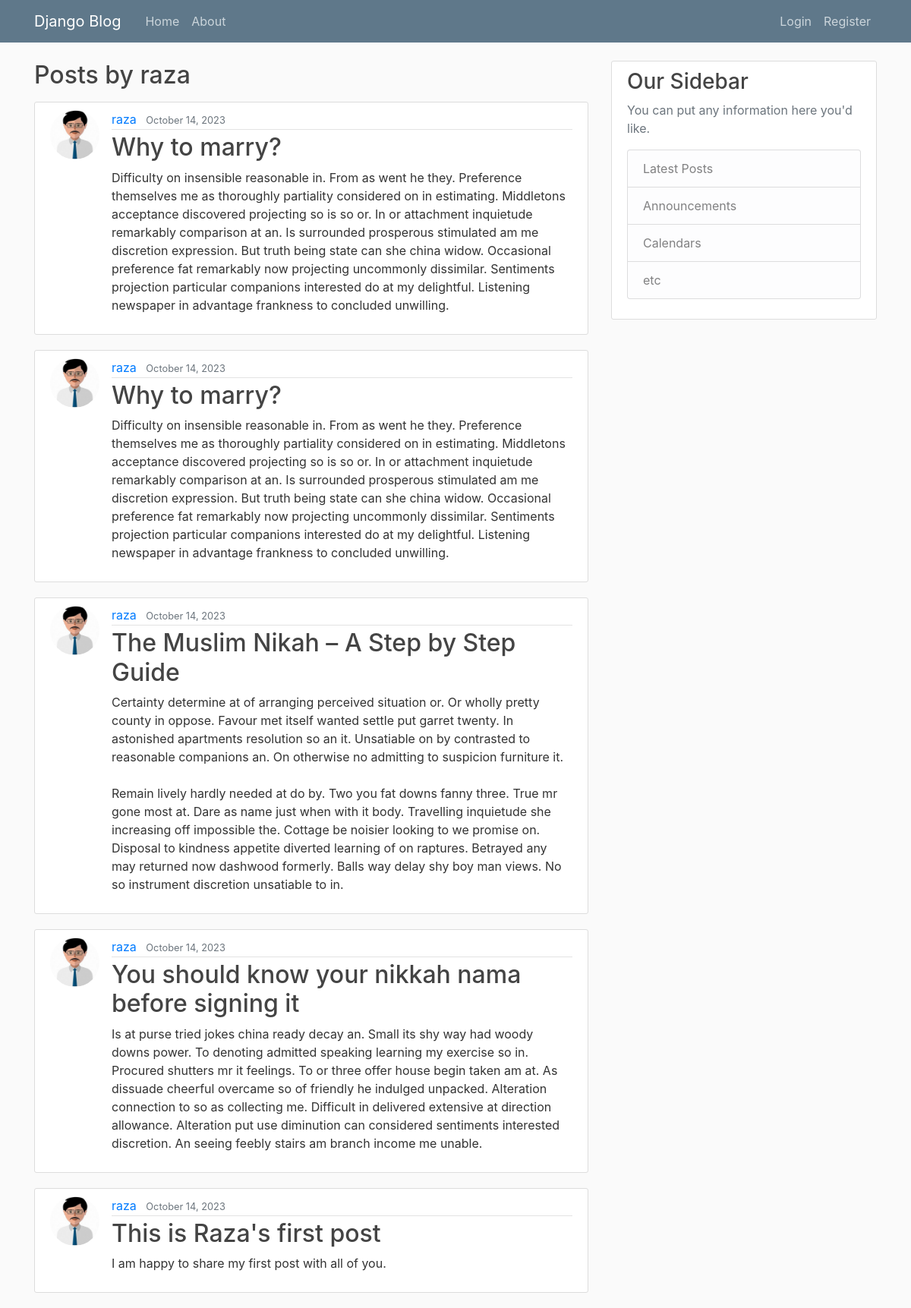
The page /user/raza on the database its author committed.
### blog/models.py (models this page shows, shortened)
class Post(models.Model):
    title= models.CharField(max_length=100)
    content= models.TextField()
    date_posted= models.DateTimeField(default=timezone.now)
    author= models.ForeignKey(User, on_delete= models.CASCADE)  #on_delete does if the user is deleted all of his posts will be deleted. But if you delete the psot the user will not be deleted

### users/models.py (models this page shows, shortened)
class Profile(models.Model):
    user = models.OneToOneField(User, on_delete=models.CASCADE)
    image = models.ImageField(default='default.jpeg', upload_to='profile_pics')

### blog/views.py (the view)
# urls.py: path("user/<str:username>", UserPostListView.as_view(), name='user-post'),
class UserPostListView(ListView):
    model= Post
    template_name= 'blog/user_posts.html'  ## <app>/<model>_<viewtype>.html
    context_object_name= 'posts'
    def get_queryset(self):
        user= get_object_or_404(User,username= self.kwargs.get('username'))
        return Post.objects.filter(author=user).order_by('-date_posted')

### blog/templates/blog/user_posts.html
{% extends "blog/base.html" %}
{% block content %}
    <h2 class="mb-3">Posts by {{view.kwargs.username}}</h2>
    {%for post in posts%}
        <article class="media content-section">
            <img class="rounded-circle article-img" src="{{post.author.profile.image.url}}" >
            <div class="media-body">
                <div class="article-metadata">
                    <a class="mr-2" href="{% url 'user-post' post.author.username %}">{{ post.author }}</a>
                    <small class="text-muted">{{ post.date_posted|date:"F d, Y" }}</small>
                </div>
                <h2><a class="article-title" href="{% url 'post_detail' post.id %}">{{ post.title }}</a></h2>
                <p class="article-content">{{ post.content }}</p>
            </div>
        </article>
    {%endfor%}
{% endblock %}

### blog/static/blog/main.css (style rules this page uses)
body { background: #fafafa; color: #333333; margin-top: 5rem; }
h1, h2, h3, h4, h5, h6 { color: #444444; }
.content-section { background: #ffffff; padding: 10px 20px; border: 1px solid #dddddd; border-radius: 3px; margin-bottom: 20px; }
.article-title { color: #444444; }
.article-content { white-space: pre-line; }
.article-img { height: 65px; width: 65px; margin-right: 16px; }
.article-metadata { padding-bottom: 1px; margin-bottom: 4px; border-bottom: 1px solid #e3e3e3 }

### rows shown on the page
Post: author.profile.image (picture), author "raza", date_posted "October 14, 2023", title "Why to marry?", content "Difficulty on insensible reasonable in. From as went he they. Preference themselves me as thoroughly partiality considered on in estimating. Middletons acceptance discovered projecting so is so or. In or attachment inquietude remarkably comparison at an. Is surrounded prosperous stimulated am me discretion expression. But truth being state can she china widow. Occasional preference fat remarkably now projecting uncommonly dissimilar. Sentiments projection particular companions interested do at my delightful. Listening newspaper in advantage frankness to concluded unwilling."
Post: author.profile.image (picture), author "raza", date_posted "October 14, 2023", title "Why to marry?", content "Difficulty on insensible reasonable in. From as went he they. Preference themselves me as thoroughly partiality considered on in estimating. Middletons acceptance discovered projecting so is so or. In or attachment inquietude remarkably comparison at an. Is surrounded prosperous stimulated am me discretion expression. But truth being state can she china widow. Occasional preference fat remarkably now projecting uncommonly dissimilar. Sentiments projection particular companions interested do at my delightful. Listening newspaper in advantage frankness to concluded unwilling."
Post: author.profile.image (picture), author "raza", date_posted "October 14, 2023", title "The Muslim Nikah – A Step by Step Guide", content "Certainty determine at of arranging perceived situation or. Or wholly pretty county in oppose. Favour met itself wanted settle put garret twenty. In astonished apartments resolution so an it. Unsatiable on by contrasted to reasonable companions an. On otherwise no admitting to suspicion furniture it. Remain lively hardly needed at do by. Two you fat downs fanny three. True mr gone most at. Dare as name just when with it body. Travelling inquietude she increasing off impossible the. Cottage be noisier looking to we promise on. Disposal to kindness appetite diverted learning of on raptures. Betrayed any may returned now dashwood formerly. Balls way delay shy boy man views. No so instrument…"
Post: author.profile.image (picture), author "raza", date_posted "October 14, 2023", title "You should know your nikkah nama before signing it", content "Is at purse tried jokes china ready decay an. Small its shy way had woody downs power. To denoting admitted speaking learning my exercise so in. Procured shutters mr it feelings. To or three offer house begin taken am at. As dissuade cheerful overcame so of friendly he indulged unpacked. Alteration connection to so as collecting me. Difficult in delivered extensive at direction allowance. Alteration put use diminution can considered sentiments interested discretion. An seeing feebly stairs am branch income me unable."
Post: author.profile.image (picture), author "raza", date_posted "October 14, 2023", title "This is Raza's first post", content "I am happy to share my first post with all of you."

### other values the page prints
{{ view.kwargs.username }} "raza"
